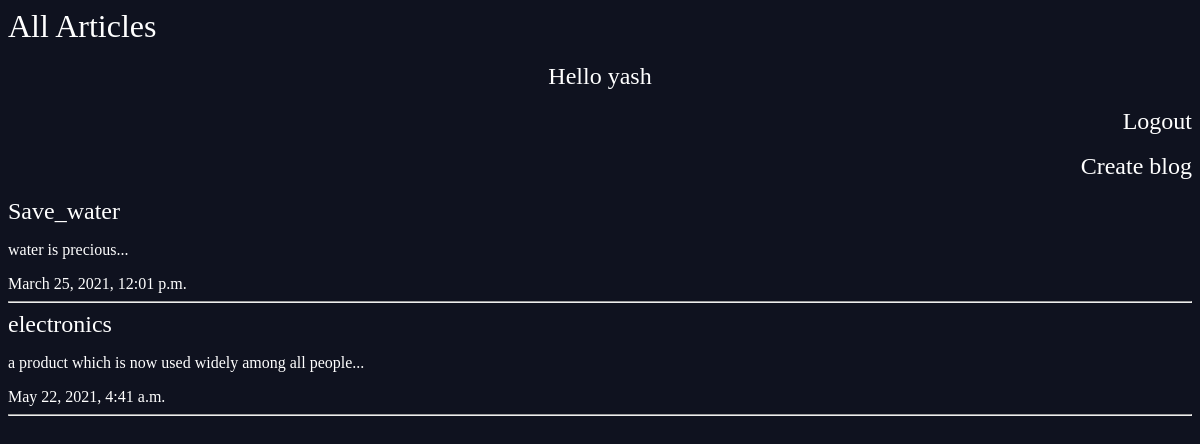
The page /article/ (signed in) on the database its author committed.
### article/models.py (models this page shows, shortened)
class Article(models.Model):
	title = models.CharField(max_length=100)
	body = models.TextField()
	slug = models.SlugField()
	date = models.DateTimeField(auto_now_add=True)
	author = models.ForeignKey(User,on_delete = models.CASCADE,default=None)
	def snippet(self):
		return self.body[:100]+'...'

### article/views.py (the view)
# urls.py: 2. Add a URL to urlpatterns:  path('', views.home, name='home')
def home(request):
	article = Article.objects.all().order_by('date')
	return render(request,'index.html',{
		"article":article
		})

### article/templates/index.html (shortened to what this page needs)
<!DOCTYPE html>
<html>
<head>
	<link rel="stylesheet" type="text/css" href="/static/styles.css">
</head>
<body>
	<h1>All Articles</h1><br>
	{% if user.is_authenticated %}
		<h2 align="center"> Hello {{ user.username }}</h2><br>
		<h2 align="right"><a href="{% url 'logout' %}">Logout</a></h2><br>
		<h2 align="right"><a href="{% url 'create' %}">Create blog</a></h2><br>
		{% for i in article %}
			{% if i.author == user %}
				<h2><a href="{% url 'detail' slug=i.slug %}">{{i.title}}</a></h2>
				<p>{{i.snippet}}</p>
				{{i.date}}<br><hr>
			{%endif%}
	{% endfor %}
	{% else %}
		<h3 align="right"><a href="{% url 'register' %}">Register</a>    <a href="{% url 'login' %}">Login</a></h3><br>
		<h2>Login to view your blogs</h2>
	{% endif %}
</body>
</html>

### assets/styles.css (style rules this page uses)
body { background-color: #0f121f; background-image: url(/static/stars1.webp); background-repeat-y: no-repeat; color: #fff; }
body * { font-family: Ubuntu; }
h1, h2, h3, h4, h5 { font-weight: normal; margin: 0; }
a, a:hover, a:visited { color: #fff; text-decoration: none; }

### rows shown on the page
Article: title "Save_water", snippet "water is precious...", date "March 25, 2021, 12:01 p.m."
Article: title "electronics", snippet "a product which is now used widely among all people...", date "May 22, 2021, 4:41 a.m."

### other values the page prints
{{ user.username }} "yash"
